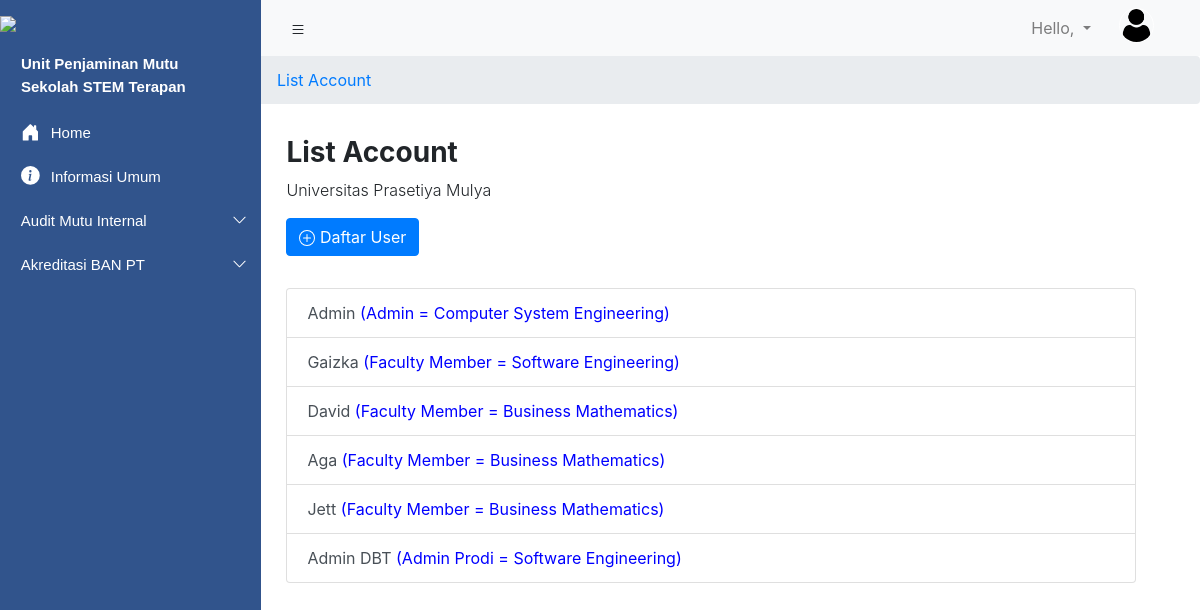
The page /akun/ on the database as committed earlier.
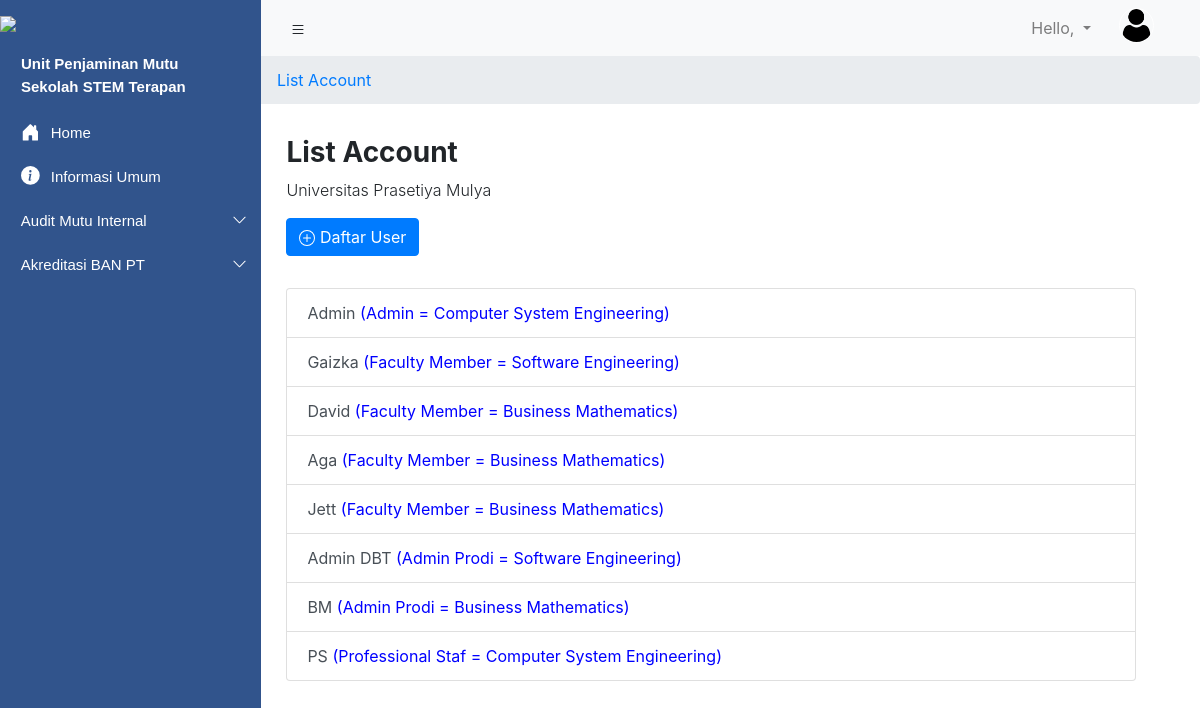
The same page on the database as committed later.
### Accounts/models.py (models this page shows)
class User(AbstractUser):
    prodi = models.ForeignKey(ProgramStudi, models.SET_NULL, blank=True, null=True, default=None)
    role_list = (
        ('Admin', 'Admin'),
        ('Admin Prodi', 'Admin Prodi'),
        ('Faculty Member', 'Faculty Member'),
        ('Professional Staf', 'Professional Staf')
    )
    roles = models.CharField(choices=role_list, max_length=40)
    profile_picture = models.ImageField(null=True, blank=True)
    objects = UserManager

class ProgramStudi(models.Model):
    nama_prodi = models.CharField(max_length=200)
    def __str__(self):
        return self.nama_prodi

### Accounts/views.py (the view)
# urls.py: path('akun/', akun.as_view(), name='akun'),
class akun(ListView):
    model = get_user_model()
    def get_context_data(self, **kwargs):
        context = super().get_context_data(**kwargs)
        return context

### Templates/Accounts/user_list.html (shortened to what this page needs)
{% extends 'main.html' %}
{% block content %}
<section>
  <nav aria-label="breadcrumb">
      <ol class="breadcrumb">
        <li class="breadcrumb-item"><a href="">List Account</a></li>
      </ol>
  </nav>
</section>
  <section class="page-title" style="margin-left: 17.9rem; ">
      <h3 class="font-weight-bold">List Account</h3>
      <p class="font-weight-light">Universitas Prasetiya Mulya</p>
      <a class="btn btn-primary" href="{% url 'register' %}">
          Daftar User
      </a>
  </section>
  <section class="page-title" style="margin-left: 17.9rem; margin-right: 4rem;">
    <div class="list-group">
      {%for item in object_list%}
        <a type="button" class="list-group-item list-group-item-action button" href="#">
          {{item.first_name}} <span style="color:blue">({{item.roles}} = {{item.prodi}})</span>
        </a>
      {%endfor%}
    </div>
  </section>
{% endblock %}

### Templates/main.html (shortened to what this page needs)
{% load static %}
<!DOCTYPE html>
<html lang="en">
<head>
    <link rel="stylesheet" href="https://stackpath.bootstrapcdn.com/bootstrap/4.5.2/css/bootstrap.min.css">
    <link rel="stylesheet" href="{% static 'css/main.css'%}">
</head>
<body>
    <section class="left_navigation" id="leftSidebar">
        <img src="https://lms.prasetiyamulya.ac.id/pluginfile.php/1/core_admin/logo/0x200/1601623298/logo_upm_putih.png" class="prasmul_logo pt-3">
        <div class="accordion navigation_menu pt-3" id="accordionExample">
          <div class="card card1">
            <div class="card-head card1-2" id="headingOne">
                  <div class="button-content" style="margin-left: 30px; margin-bottom: 10px;">
                    <strong>
                      Unit Penjaminan Mutu <br>
                      Sekolah STEM Terapan
                    </strong>
                  </div>
            </div>
          </div>
          <div class="card card1">
            <div class="card-head card1-2" id="headingOne">
                {% with url_name=request.resolver_match.url_name %}
                <a class="btn btn-link btn-block text-left button1 {% if url_name == 'home' %}main-active{% endif %} " type="button" href="{% url 'home' %}">
                {% endwith %}
                  <div class="button-content">
                      Home
                  </div>
                </a>
            </div>
          </div>
          <div class="card card1">
            <div class="card-head card1-2" id="headingOne">
                <a class="btn btn-link btn-block text-left button1 {% if kategori == 'Informasi Umum' %}main-active{% endif %}" type="button" href="{% url 'folder-list' kategori='Informasi Umum' pk_prodi=1 %}">
                  <div class="button-content">
                      Informasi Umum
                  </div>
                </a>
            </div>
          </div>
            <div class="card card1">
              <div class="card-head card1-2" id="headingTwo">
                <h2 class="mb-0">
                  <button class="btn btn-link btn-block text-left collapsed button1" id="buttonTest" type="button" data-toggle="collapse" data-target="#collapseTwo" aria-expanded="false" aria-controls="collapseTwo">
                    <div class="button-content-2">
                        <div>Audit Mutu Internal</div>
                        <div class="caret">
                          <svg width="1em" height="1em" viewBox="0 0 16 16" class="bi bi-chevron-up" fill="currentColor" xmlns="http://www.w3.org/2000/svg">
                            <path fill-rule="evenodd" d="M7.646 4.646a.5.5 0 0 1 .708 0l6 6a.5.5 0 0 1-.708.708L8 5.707l-5.646 5.647a.5.5 0 0 1-.708-.708l6-6z"/>
                          </svg>
                        </div>
                    </div>
                  </button>
                </h2>
              </div>
            </div>
            <div class="card card1">
              <div class="card-head card1-2" id="headingThree">
                <h2 class="mb-0">
                  <button class="btn btn-link btn-block text-left collapsed button1" id="buttonTest" type="button" data-toggle="collapse" data-target="#collapseThree" aria-expanded="false" aria-controls="collapseThree">
                    <div class="button-content-2">
                      <div>Akreditasi BAN PT</div>
                      <div class="caret">
                        <svg width="1em" height="1em" viewBox="0 0 16 16" class="bi bi-chevron-up" fill="currentColor" xmlns="http://www.w3.org/2000/svg">
                          <path fill-rule="evenodd" d="M7.646 4.646a.5.5 0 0 1 .708 0l6 6a.5.5 0 0 1-.708.708L8 5.707l-5.646 5.647a.5.5 0 0 1-.708-.708l6-6z"/>
                        </svg>
                      </div>
                  </div>
                  </button>
                </h2>
              </div>
            </div>
        </div>
    </section>
    <section id="rightScreen">
        <nav class="navbar navbar-expand-lg navbar-light bg-light top-bar">
          <div class="right-menu">
            <button class="btn btn-navbar" id="sidebarCollapse">
            </button>
          </div>
          <div class="profile-area">
            <ul class="navbar-nav ml-auto">
              <li class="nav-item dropdown">
                <a class="nav-link dropdown-toggle user-dropdown" href="#" id="navbarDropdown" role="button" data-toggle="dropdown" aria-haspopup="true" aria-expanded="false">
                  Hello, {{user.first_name}}
                </a>
              </li>
            </ul>
            <div id="container">
              <div class="avatar">
                {% if request.user.profile_picture %}
                  <img src="{{request.user.profile_picture.url}}" alt="">
                {% else %}
                  <img src="{% static 'media/user.png' %}" alt="">
                {% endif %}
              </div>
            </div>
          </div>
        </nav>
    {% block content %}
    {% endblock %}
</body>
</html>

### static/css/main.css (style rules this page uses)
.prasmul_logo { display: block; margin-left: auto; margin-right: auto; width: 90%; }
.card1 { font-family: 'Montserrat', sans-serif; font-size: 15px; background: transparent; background-color: transparent; color: white; border-color: transparent; margin-left: -10px; }
.card1-2 { background: transparent; background-color: transparent; border-color: transparent; padding-top: 0.15rem; padding-bottom: 0.15rem; text-decoration: none; }
.card-head { padding-top: .25rem; border-radius: none; border-bottom: -1px; }
.button1 { font-size: 15px; background-color: transparent; color: white; }
.button-content { margin-left: 1.05rem; }
.button-content-2 { margin-left: 1.05rem; display: flex; justify-content: space-between; }
.caret { -moz-transition: all 0.3s linear; -webkit-transition: all 0.3s linear; transition: all 0.3s linear; }
.collapsed .caret { -webkit-transform: rotate(180deg); transform: rotate(180deg); }
.dropdown-toggle:after { transition: 0.7s; }
.house_icon { margin-top: -5px; margin-right: 7px; }
.top-bar { display: flex; justify-content: space-between; }
.avatar { margin-right: 30px; margin-left: 20px; top: 5%; left: 10%; }
.avatar img { width: 35px; height: 35px; border-radius: 100%; border: 1px solid white; }
.profile-area { display: flex; }
.user-dropdown { text-decoration: none; }
@media (min-width:768px) { .prasmul_logo { width: 261px; } }
@media (min-width:768px) { .left_navigation { max-width: 261px; height: 100vh; background-color: #31548C; position: fixed; transition: all 0.5s; } }
@media (min-width:768px) { #rightScreen { transition: all 0.5s; } }
@media (min-width:768px) { .breadcrumb { margin-left: 250px; } }
@media (min-width:768px) { ol.breadcrumb { padding-left: 27px; } }
@media (min-width:768px) { .page-title { margin-top: 2rem; margin-left: 17.5rem; margin-right: 4rem; } }
@media (min-width:768px) { .top-bar { margin-left: 261px; } }
@media (min-width:768px) { body { overflow-x: hidden; } }
.right-menu { display: flex; }
.btn-navbar { padding-right: 0.2rem; }

Rows that differ between the two databases and show on the page:
added User: first_name "BM", roles "Admin Prodi", prodi "Business Mathematics"
added User: first_name "PS", roles "Professional Staf", prodi "Computer System Engineering"
